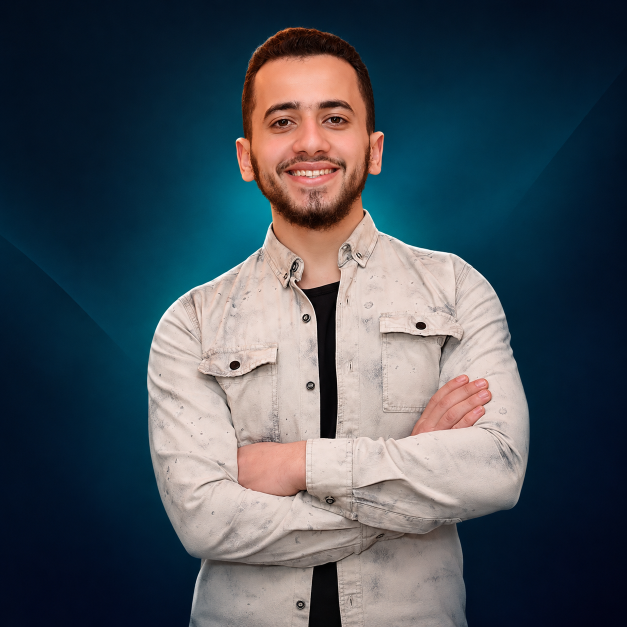
#> input picture image.png, 1254 x 1254 px (shown at 1/2 size)
$ python prepare-assets.py
#> lines starting #> are read from the running program, lines starting #| are printed output that depends on the picture
"""Non-generative resizing/compression of the owner-supplied photograph.

The photograph is intentionally kept intact in an editorial frame. No face,
background, skin, clothing, or body reconstruction is performed.
"""
from pathlib import Path
from shutil import copy2
import argparse
import json
import re
from PIL import Image, ImageDraw, ImageFont

parser = argparse.ArgumentParser()
parser.add_argument('--brand-only', action='store_true', help='Refresh logo/brand exports without changing portrait files')
args = parser.parse_args()
root = Path(__file__).resolve().parent.parent
source = root / 'source-assets' / 'portrait'
source.mkdir(parents=True, exist_ok=True)
original = next((path for path in [root/'image.png', source/'mohamed-updated.png', root/'image.jpeg', source/'mohamed-original.jpeg'] if path.exists()), None)
if original is None:
    raise FileNotFoundError('Supply an approved portrait in image.png or source-assets/portrait/')
if not args.brand_only:
    preserved = source / ('mohamed-updated.png' if original.suffix.lower()=='.png' else 'mohamed-original.jpeg')
    if original.resolve()!=preserved.resolve():
        copy2(original, preserved)
image = Image.open(original).convert('RGB')
#> image is the input picture: PIL image 1254x1254 RGB; mean R, G, B 69.9, 79.5, 88.4
output = root / 'public' / 'assets' / 'images'
output.mkdir(parents=True, exist_ok=True)
if not args.brand_only:
    output = output/'profile'
    output.mkdir(parents=True,exist_ok=True)
    for size, name in [(960, 'mohamed-portrait.webp'), (640, 'mohamed-portrait-640.webp'), (480, 'mohamed-portrait-480.webp')]:
        resized=image.copy()
        resized.thumbnail((size,size),Image.Resampling.LANCZOS)
        resized.save(output/name, 'WEBP', quality=88, method=6)
#> this loop made 3 passes
#> pass 1, `resized.save(output/name, 'WEBP', quality=88, method=6)`:
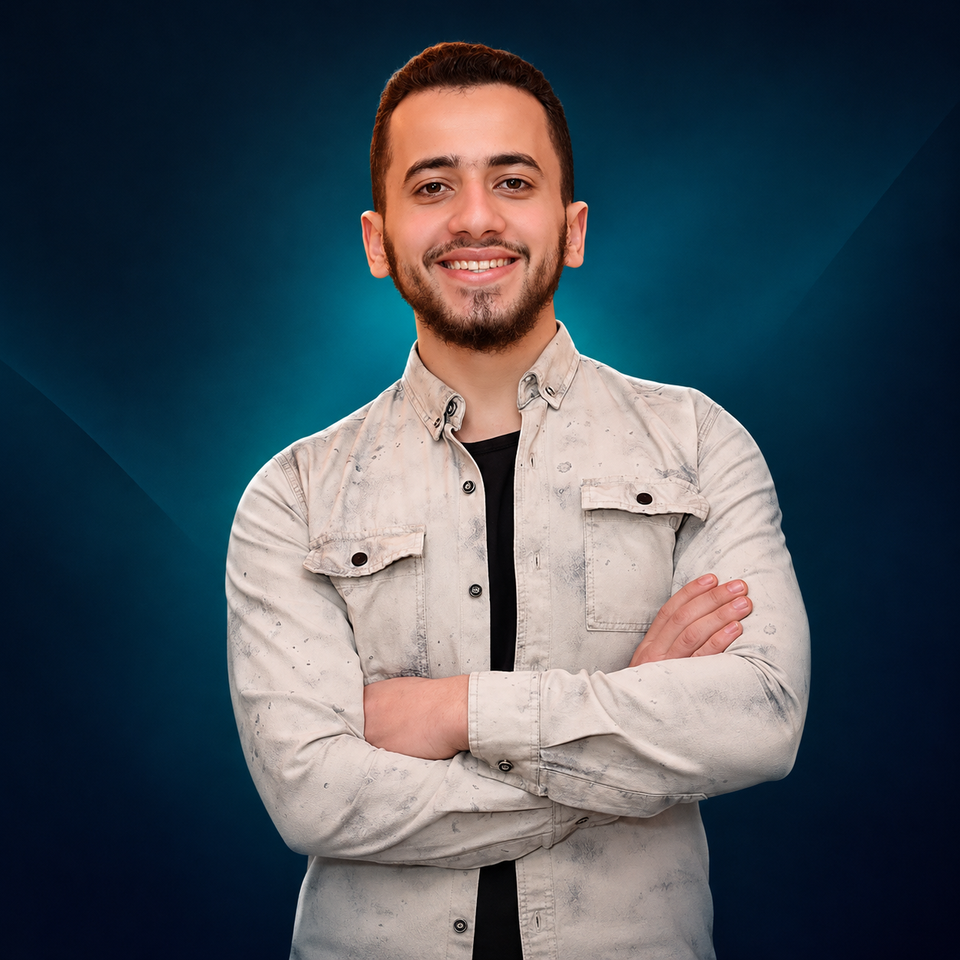
#> saved as mohamed-portrait.webp: PIL image 960x960 RGB; mean R, G, B 69.9, 79.5, 88.4

brand = root / 'public' / 'assets' / 'brand'
#> (the run stopped early here; a loop or call above may not have finished)

$ run again, with ref.jpg saved as image.png
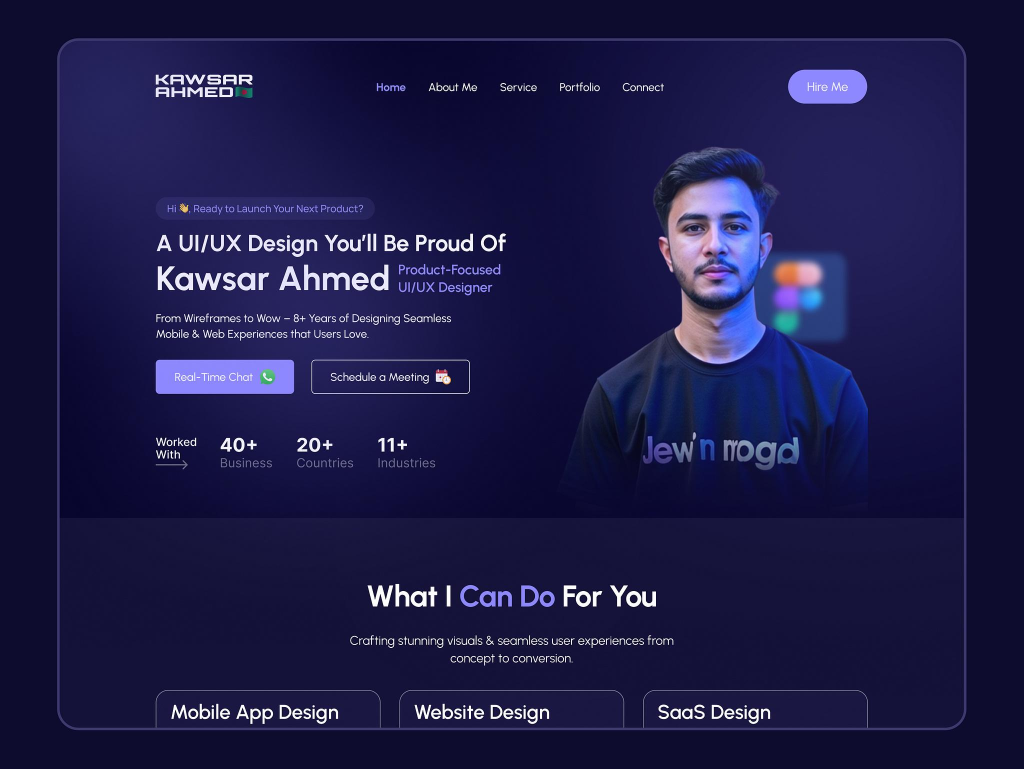
#> input picture ref.jpg, 2048 x 1537 px (shown at 1/2 size)
#> image is the input picture: PIL image 2048x1537 RGB; mean R, G, B 28.6, 27.1, 71.6
#> the loop `for size, name in [(960, 'mohamed-portrait.webp'), (640, 'mohamed-port..` made 3 passes
#> pass 1, `resized.save(output/name, 'WEBP', quality=88, method=6)`:
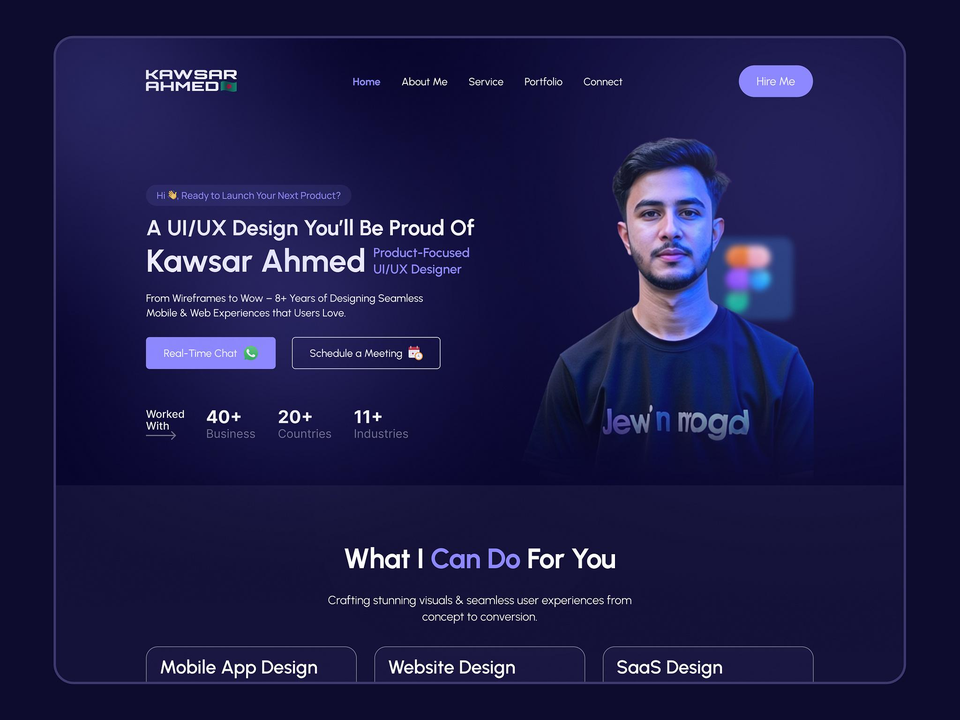
#> saved as mohamed-portrait.webp: PIL image 960x720 RGB; mean R, G, B 28.6, 27.1, 71.5
#> after the loop `for size, name in [(960, 'mohamed-portrait.webp'), (640, 'mohamed-port..`:
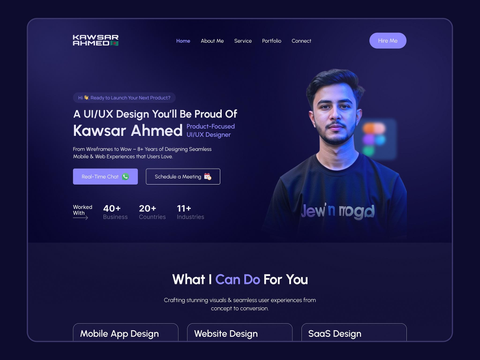
#> resized: PIL image 480x360 RGB; mean R, G, B 28.6, 27.1, 71.6
